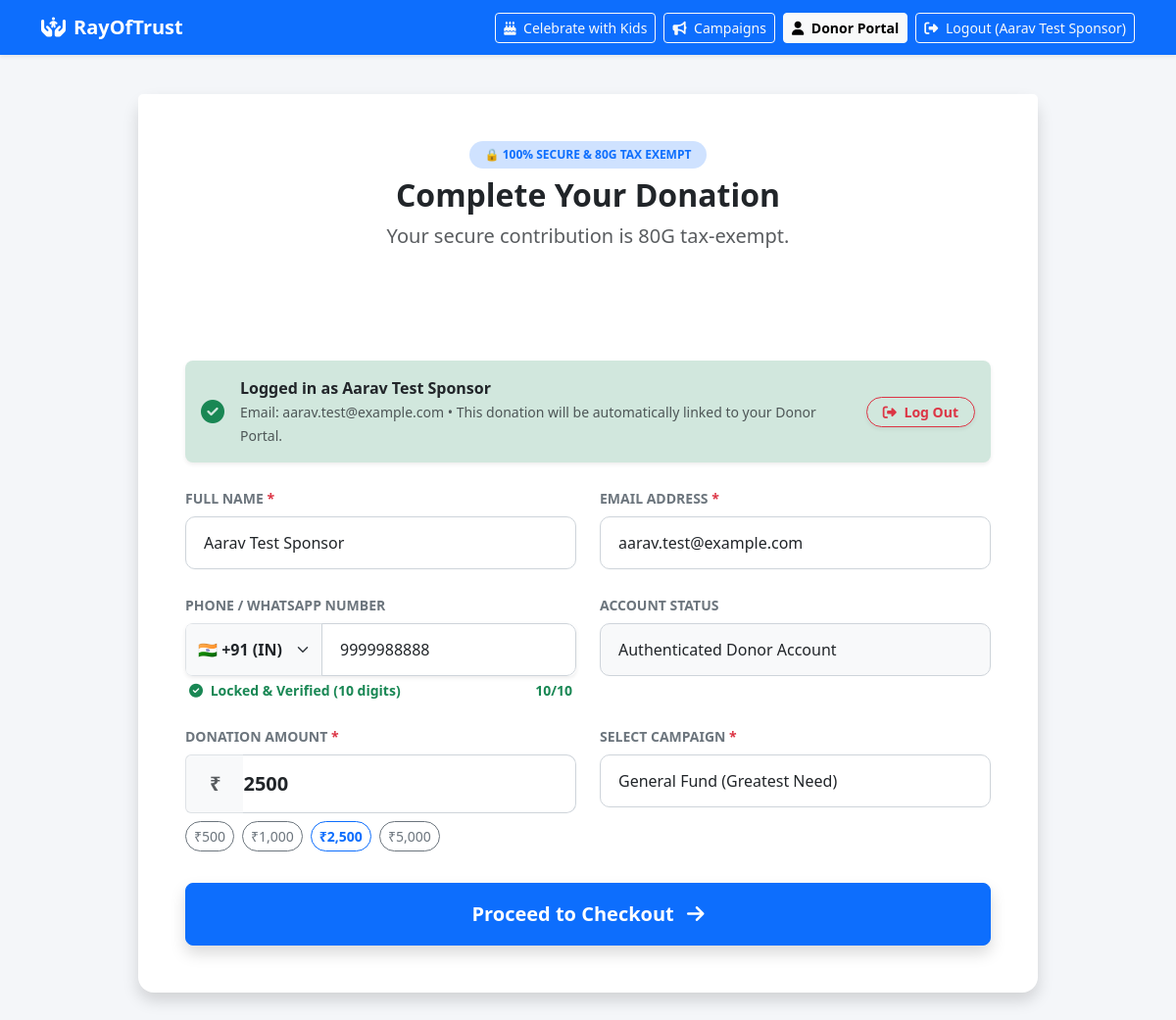
Screenshot of /donate (signed in) with the database file from the repository.
### tables this page shows
CREATE TABLE users (
        id INTEGER PRIMARY KEY AUTOINCREMENT,
        name TEXT NOT NULL,
        email TEXT UNIQUE NOT NULL,
        phone TEXT,
        password_hash TEXT,
        role TEXT NOT NULL DEFAULT 'donor'
    );

### app.py (the view)
@app.route('/donate')
def public_donate():
    db = get_db()
    cursor = db.cursor()
    donor = None
    donor_id = session.get('donor_id')
    if donor_id:
        cursor.execute('SELECT * FROM users WHERE id = ?', (donor_id,))
        donor = cursor.fetchone()
    return render_template('donate.html', donor=donor)

### app.py (called while the page is built)
def get_db():
    db = getattr(g, '_database', None)
    if db is None:
        db = g._database = sqlite3.connect(DATABASE, timeout=30.0)
        db.row_factory = sqlite3.Row
    return db

@app.teardown_appcontext
def close_connection(exception):
    db = getattr(g, '_database', None)
    if db is not None:
        db.close()

@app.context_processor
def inject_current_user():
    donor = None
    donor_id = session.get('donor_id')
    if donor_id:
        try:
            db = get_db()
            cursor = db.cursor()
            cursor.execute('SELECT * FROM users WHERE id = ?', (donor_id,))
            donor = cursor.fetchone()
        except Exception:
            donor = None
    return dict(current_donor=donor, is_admin_logged_in=session.get('logged_in'))

### templates/donate.html (shortened to what this page needs)
<!DOCTYPE html>
<html lang="en">
<head>
    <link href="https://cdn.jsdelivr.net/npm/bootstrap@5.3.0/dist/css/bootstrap.min.css" rel="stylesheet">
    <link rel="stylesheet" href="https://cdnjs.cloudflare.com/ajax/libs/font-awesome/6.4.0/css/all.min.css">
</head>
<body>
    <nav class="navbar navbar-expand-lg navbar-dark bg-primary shadow-sm">
        <div class="container">
            <a class="navbar-brand fw-bold" href="/"><i class="fa-solid fa-hands-holding-child me-2"></i>RayOfTrust</a>
            <div class="d-flex align-items-center">
                <a href="/celebrate" class="btn btn-outline-light btn-sm me-2"><i class="fa-solid fa-cake-candles me-1"></i> Celebrate with Kids</a>
                <a href="/campaigns" class="btn btn-outline-light btn-sm me-2"><i class="fa-solid fa-bullhorn me-1"></i> Campaigns</a>
                <a href="/donor" class="btn btn-light btn-sm fw-bold me-2"><i class="fa-solid fa-user me-1"></i> Donor Portal</a>
                {% if donor %}
                <a href="/logout?next=donate" class="btn btn-outline-light btn-sm"><i class="fa-solid fa-right-from-bracket me-1"></i> Logout ({{ donor.name }})</a>
                {% else %}
                <a href="/admin" class="btn btn-outline-light btn-sm"><i class="fa-solid fa-lock me-1"></i> Admin</a>
                {% endif %}
            </div>
        </div>
    </nav>
    <div class="checkout-container px-3">
        <div class="card shadow border-0 rounded-4 mb-4" id="donation-details">
            <div class="card-header bg-white text-center py-5 border-0">
                <span class="badge bg-primary-subtle text-primary px-3 py-2 rounded-pill fw-bold mb-2">
                    🔒 100% SECURE & 80G TAX EXEMPT
                </span>
                <h2 class="fw-bold text-dark mb-2">Complete Your Donation</h2>
                <p class="text-muted fs-5">Your secure contribution is 80G tax-exempt.</p>
            </div>
            <div class="card-body p-4 p-md-5 pt-0">
                {% if donor %}
                <div class="alert alert-success d-flex align-items-center justify-content-between mb-4 p-3 rounded-3 shadow-sm border-0">
                    <div class="d-flex align-items-center">
                        <i class="fa-solid fa-circle-check fs-4 me-3 text-success"></i>
                        <div>
                            <strong class="d-block text-dark">Logged in as {{ donor.name }}</strong>
                            <small class="text-muted">Email: {{ donor.email }} • This donation will be automatically linked to your Donor Portal.</small>
                        </div>
                    </div>
                    <a href="/logout?next=donate" class="btn btn-outline-danger btn-sm rounded-pill px-3 fw-bold ms-3 text-nowrap shadow-sm">
                        <i class="fa-solid fa-right-from-bracket me-1"></i> Log Out
                    </a>
                </div>
                {% endif %}
                <form id="donationForm" action="/public_add_donation" method="POST">
                    <div class="row">
                        <div class="col-md-6 mb-4">
                            <label class="form-label fw-bold text-secondary small text-uppercase">Full Name <span class="text-danger">*</span></label>
                            <input type="text" class="form-control form-control-custom" name="donor_name" id="donor_name" value="{{ donor.name if donor else '' }}" placeholder="John Doe" required>
                        </div>
                        <div class="col-md-6 mb-4">
                            <label class="form-label fw-bold text-secondary small text-uppercase">Email Address <span class="text-danger">*</span></label>
                            <input type="email" class="form-control form-control-custom" name="donor_email" id="donor_email" value="{{ donor.email if donor else '' }}" placeholder="john@example.com" required>
                        </div>
                    </div>
                    <div class="row">
                        <div class="col-md-6 mb-4">
                            <label class="form-label fw-bold text-secondary small text-uppercase">Phone / WhatsApp Number</label>
                            <div class="input-group shadow-sm rounded-3 overflow-hidden">
                                <select class="form-select bg-light fw-bold text-dark border-end-0" id="donateCountryCode" style="max-width: 140px;" onchange="updateDonateFullPhone()">
                                    <option value="+91" selected>🇮🇳 +91 (IN)</option>
                                </select>
                                <input type="tel" class="form-control form-control-custom" id="donatePhoneRaw" maxlength="10" minlength="10" placeholder="9876543210 (10 digits)" onkeydown="enforceDigitOnly(event)" oninput="handleDonatePhoneInput(this)">
                            </div>
                            <div class="d-flex justify-content-between align-items-center mt-1 px-1">
                                <small class="text-muted small" id="donatePhoneLockStatus"> Locked to 10 digits</small>
                                <small class="fw-bold" id="donatePhoneDigitCount" style="color: #6c757d;">0/10</small>
                            </div>
                        </div>
                        {% if not donor %}
                        <div class="col-md-6 mb-4">
                            <label class="form-label fw-bold text-secondary small text-uppercase">Create Account Password (Optional)</label>
                            <input type="password" class="form-control form-control-custom" name="donor_password" placeholder="Password for Donor Portal access">
                        </div>
                        {% else %}
                        <div class="col-md-6 mb-4">
                            <label class="form-label fw-bold text-secondary small text-uppercase">Account Status</label>
                            <input type="text" class="form-control form-control-custom bg-light" value="Authenticated Donor Account" readonly>
                        </div>
                        {% endif %}
                    </div>
                    <div class="row">
                        <div class="col-md-6 mb-4">
                            <label class="form-label fw-bold text-secondary small text-uppercase">Donation Amount <span class="text-danger">*</span></label>
                            <div class="input-group">
                                <span class="input-group-text bg-light border-end-0 fw-bold fs-5 px-4 text-muted">₹</span>
                                <input type="number" class="form-control form-control-custom border-start-0 ps-0 fs-5 fw-bold" name="amount" id="donation_amount" placeholder="2500" value="2500" min="10" required>
                            </div>
                            <div class="d-flex gap-2 mt-2">
                                <button type="button" class="btn btn-sm btn-outline-secondary rounded-pill" onclick="setPreset(500)">₹500</button>
                                <button type="button" class="btn btn-sm btn-outline-secondary rounded-pill" onclick="setPreset(1000)">₹1,000</button>
                                <button type="button" class="btn btn-sm btn-outline-primary rounded-pill fw-bold" onclick="setPreset(2500)">₹2,500</button>
                                <button type="button" class="btn btn-sm btn-outline-secondary rounded-pill" onclick="setPreset(5000)">₹5,000</button>
                            </div>
                        </div>
                        <div class="col-md-6 mb-4">
                            <label class="form-label fw-bold text-secondary small text-uppercase">Select Campaign <span class="text-danger">*</span></label>
                            <select class="form-select form-control-custom" name="purpose" id="donation_purpose" required>
                                <option value="General Fund" selected>General Fund (Greatest Need)</option>
                            </select>
                        </div>
                    </div>
                    <button type="button" class="btn btn-primary btn-lg w-100 py-3 fw-bold fs-5 shadow mt-2" onclick="showPayment()">
                        Proceed to Checkout <i class="fa-solid fa-arrow-right ms-2"></i>
                    </button>
                </form>
            </div>
        </div>
    </div>
</body>
</html>

### templates/donate.html (style rules this page uses)
body { background-color: #f4f6f9; font-family: 'Segoe UI', Tahoma, Geneva, Verdana, sans-serif; }
.checkout-container { max-width: 950px; margin: 40px auto; }
.form-control-custom { background: #fff; border: 1.5px solid #ced4da; padding: 14px 18px; border-radius: 10px; font-size: 1rem; transition: 0.3s; }

### rows the page displays
users: name "Aarav Test Sponsor", email "aarav.test@example.com", donor_name "Aarav Test Sponsor", donor_email "aarav.test@example.com"
